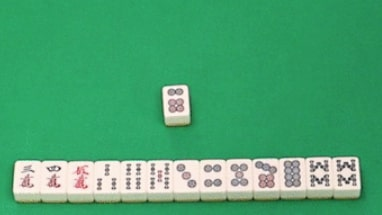
#> input picture tanyao.jpg, 382 x 215 px; its folder holds only this picture in this run
$ python -i function.py   (imports and definitions only)
#> lines starting #> are read from the running program, lines starting #| are printed output that depends on the picture; after the words box and inside, x2 and y2 are one past the last pixel; in counts of white or black regions, pixels touching at a corner belong together
import cv2
import os, glob
import matplotlib.pyplot as plt
import numpy as np
from matplotlib.patches import Polygon


#BGR→グレースケールへ変更
def to_grayscale(path):
    img = cv2.imread(path)
    grayed = cv2.cvtColor(img, cv2.COLOR_BGR2GRAY)
    return grayed

# 二値化
def binary_threshold(path, threshold):
    img = cv2.imread(path)
    grayed = cv2.cvtColor(img, cv2.COLOR_BGR2GRAY)
    ret,th = cv2.threshold(grayed,threshold,255,cv2.THRESH_BINARY)
    # th = cv2.adaptiveThreshold(grayed,255, cv2.ADAPTIVE_THRESH_GAUSSIAN_C,cv2.THRESH_BINARY,11,2)
    return th

#　適用閾値、周辺地域の平均値
def binary_threshold2(path):
#> called with path = 'tanyao.jpg'
    img = cv2.imread(path)
#> img is the input picture: shape (215, 382, 3); mean B, G, R 113.8, 163.8, 73.9
    grayed = cv2.cvtColor(img, cv2.COLOR_BGR2GRAY)
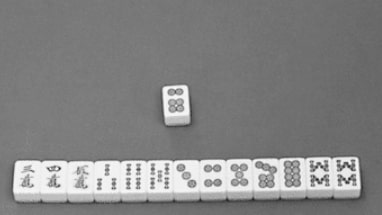
#> grayed: shape (215, 382); min 30, max 254, mean 131.3
    img = cv2.medianBlur(img,5)
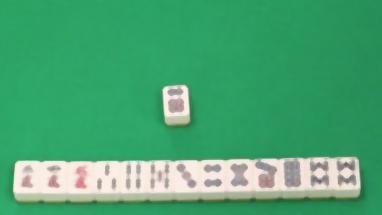
#> img: shape (215, 382, 3); mean B, G, R 114.4, 164.5, 74.3
    th = cv2.adaptiveThreshold(grayed,255, cv2.ADAPTIVE_THRESH_MEAN_C,cv2.THRESH_BINARY,11,2)
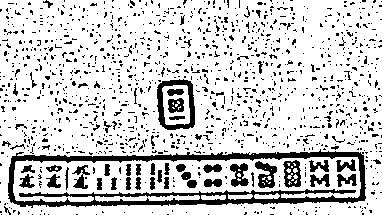
#> th: shape (215, 382); 81.3% white; 1231 black regions (1167 under 20 px), largest, box (x1, y1, x2, y2) and area: (8, 149, 366, 208) 5015, (157, 79, 195, 130) 715, (255, 161, 277, 188) 329
    return th

# 平滑化
def morph(img):
    kernel = np.ones((2, 1),np.uint8)
    dilation = cv2.dilate(img,kernel,iterations=1)
    # closing = cv2.morphologyEx(img,cv2.MORPH_OPEN, kernel,iterations=1)
    return dilation


# 輪郭を元画像に表示する
def draw_contours(ax, img, contours):
    ax.imshow(img)
    ax.axis('off')
    for i, cnt in enumerate(contours):
        cnt = np.squeeze(cnt, axis=1)  # (NumPoints, 1, 2) -> (NumPoints, 2)
        # 輪郭の点同士を結ぶ線を描画する。
        ax.add_patch(Polygon(cnt, color='b', fill=None, lw=2))
        # 輪郭の点を描画する。
        # ax.plot(cnt[:, 0], cnt[:, 1], 'ro', mew=0, ms=4)
        # 輪郭の番号を描画する。
        # ax.text(cnt[0][0], cnt[0][1], i, color='orange', size='20')

#　領域の回転＋切り出し
def rot_cut(src_img, deg, center, size):
    rot_mat = cv2.getRotationMatrix2D(center, deg, 1.0)
    rot_mat[0][2] += -center[0]+size[0]/2 # -(元画像内での中心位置)+(切り抜きたいサイズの中心)
    rot_mat[1][2] += -center[1]+size[1]/2 # 同上
    return cv2.warpAffine(src_img, rot_mat, size)

#元画像全体を回転させてから切り出す
def cut_after_rot(src_img, deg, center, size):
    rot_mat = cv2.getRotationMatrix2D(center, deg, 1.0)
    src_h,src_w,_ = src_img.shape
    rot_img = cv2.warpAffine(src_img, rot_mat, (src_w,src_h))
    #スライスによって領域を切り出す
    return rot_img[center[1]-size[1]//2:center[1]+size[1]//2, \
                   center[0]-size[0]//2:center[0]+size[0]//2, :]

>>> result = binary_threshold2('tanyao.jpg')
